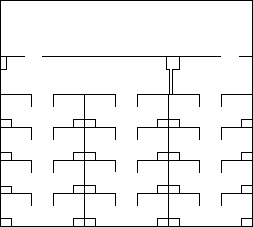
#> input picture office.jpg, 253 x 227 px
$ python pathfind.py   (Python 2 division)
#> lines starting #> are read from the running program, lines starting #| are printed output that depends on the picture; after the words box and inside, x2 and y2 are one past the last pixel; in counts of white or black regions, pixels touching at a corner belong together
import cv2 as cv
import numpy as np
import time
import Queue
from matplotlib import pyplot as plt

class pathfind():
	"""docstring for self.pathfind"""
	def __init__(self, graph,robot_radius,start,goal):
#> called with graph = 'office.jpg', robot_radius = 1, start = (176, 42), goal = (200, 130)
		self.graph = graph
		self.robot_radius = robot_radius
		self.start = start
		self.goal = goal
		self.orimg = cv.imread(self.graph)
#> self.orimg is the input picture: shape (227, 253, 3); min 0, max 255, mean 241.6
		self.img = cv.imread(self.graph, 0)
#> self.img: shape (227, 253); min 0, max 255, mean 241.6
		self.columns, self.rows = self.img.shape
#> self.columns = 227; self.rows = 253
	def threshold(self):
		for i in range(self.columns):
			for j in range(self.rows):
				if self.img[i,j]>128:
					self.img[i,j]=255
				else:
					self.img[i,j]=0
	def inflate(self):
		for i in range(self.columns):
			for j in range(self.rows):
				if self.img[i,j]==0:
					for u in [-2,-1,0,1,2]:
						for v in [-2,-1,0,1,2]:
							if(u!=0 and v!=0):
								if (((i+u)>=0)&((i+u)<self.columns)&((j+v)>=0)&((j+v)<self.rows)):
									self.orimg[i+u,j+v,1]=128
									self.img[i+u,j+v]=128
	def draw(self):
		# cv.line(self.orimg, start, goal, (255,0,0),1)
		cv.circle(self.orimg, (self.start[1],self.start[0]), 2, (0,255,0),2)
		cv.circle(self.orimg, (self.goal[1],self.goal[0]), 2, (0,0,255),2)
		font = cv.FONT_HERSHEY_SIMPLEX
		cv.putText(self.orimg, 'PathFinding', (30,200), font, 1, (0,0,0), 2)
	def get_neighbors(self,current):
		neighbors = []
		if(current[0]+1<self.columns and self.img[current[0]+1,current[1]]==255):
			neighbors.append((current[0]+1, current[1]))
		if(current[0]-1>=0 and self.img[current[0]-1,current[1]]==255):
			neighbors.append((current[0]-1, current[1]))
		if(current[1]-1>=0 and self.img[current[0],current[1]-1]==255):
			neighbors.append((current[0], current[1]-1))
		if(current[1]+1<self.rows and self.img[current[0],current[1]+1]==255):
			neighbors.append((current[0], current[1]+1))
		return neighbors
	def heuristic(self,a,b):
		return abs(a[0] - b[0]) + abs(a[1] - b[1])
	def draw_path(self):
		current = self.goal
		self.path = [current]
		while current != self.start:
			cv.line(self.orimg, (current[1],current[0]), (self.came_from[current][1],self.came_from[current][0]), (255,0,0),1)
			current = self.came_from[current]
			self.path.append(current)
		self.path.append(self.start)
		self.path.reverse()
	def pre_process(self):
		self.threshold()
#> after the loop in threshold, `for i in range(self.columns):`: self.img: shape (227, 253); 94.8% white; black in thin lines or dots
		self.inflate()
#> after the loop in inflate, `for i in range(self.columns):`:
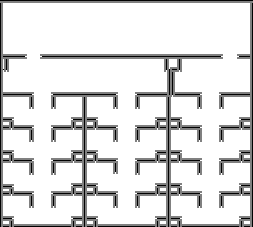
#> self.img: shape (227, 253); min 0, max 255, mean 221.9
#> after the loop in inflate, `for i in range(self.columns):`:
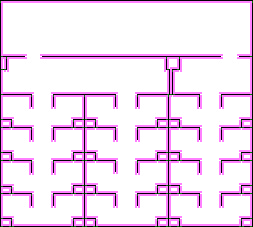
#> self.orimg: shape (227, 253, 3); 16.75% of pixels changed, all inside (x1, y1, x2, y2) = (0, 1, 253, 227)
	def post_process(self):
		self.draw()
		self.draw_path()
		self.orimg[self.start[0],self.start[1],2] = 0
		self.orimg[self.start[0],self.start[1],1] = 0
		self.orimg[self.start[0],self.start[1],0] = 255
	# [55 lines left out: functions expand, breadth_first, dijkstra, not called in this run]
					# cv.imshow('orimg', self.orimg)
					# cv.waitKey(1)

	def astar(self):
		frontier = Queue.PriorityQueue()
		frontier.put((0, self.start))
		self.came_from = {}
		cost_so_far = {}
		self.came_from[start] = None
		cost_so_far[start] = 0
		while not frontier.empty():
			current = frontier.get()[1]
			if current == goal:
				break
			neighbors = self.get_neighbors(current)
			for next in neighbors:
				new_cost = cost_so_far[current] + 1
				if next not in cost_so_far or new_cost < cost_so_far[next]:
					cost_so_far[next] = new_cost
					priority = new_cost + self.heuristic(self.goal, next)
					frontier.put((priority, next))
					self.came_from[next] = current
					self.orimg[next[0],next[1],0] = 0
					self.orimg[next[0],next[1],1] = 0
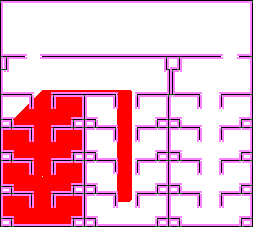
#> self.orimg: shape (227, 253, 3); 16.35% of pixels changed, all inside (x1, y1, x2, y2) = (3, 90, 132, 224)
					# cv.imshow('orimg', self.orimg)
					# cv.waitKey(1)


graph='office.jpg'
start = (176,42)
goal = (200,130)

d1 = pathfind(graph,1,start,goal)
d1.pre_process()
begin = time.time()
d1.astar()
end = time.time()
print d1.columns,d1.rows
#| 227 253

d1.post_process()
#> in draw, `cv.circle(self.orimg, (self.start[1],self.start[0]), 2, (0,255,0),2)`: self.orimg: shape (227, 253, 3); 0.06% of pixels changed, all inside (x1, y1, x2, y2) = (39, 173, 46, 180)
#> in draw, `cv.circle(self.orimg, (self.goal[1],self.goal[0]), 2, (0,0,255),2)`: self.orimg: shape (227, 253, 3); mean B, G, R 199.8, 180.2, 241.4
#> in draw, `cv.putText(self.orimg, 'PathFinding', (30,200), font, 1, (0,0,0), 2)`:
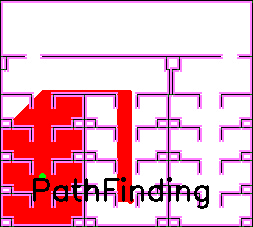
#> self.orimg: shape (227, 253, 3); mean B, G, R 196, 177.1, 235.9
#> after the loop in draw_path, `while current != self.start:`:
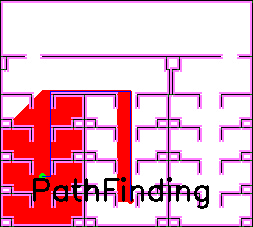
#> self.orimg: shape (227, 253, 3); 0.49% of pixels changed, all inside (x1, y1, x2, y2) = (42, 91, 131, 201)
#> after the loop in draw_path, `while current != self.start:`: self.path = 283 pairs, first value 91 to 200, second value 42 to 130

print end - begin
cv.imshow('orimg', d1.orimg)
cv.imshow('img', d1.img)
cv.waitKey(0)

$ run again, with 5-9_2.png saved as office.jpg
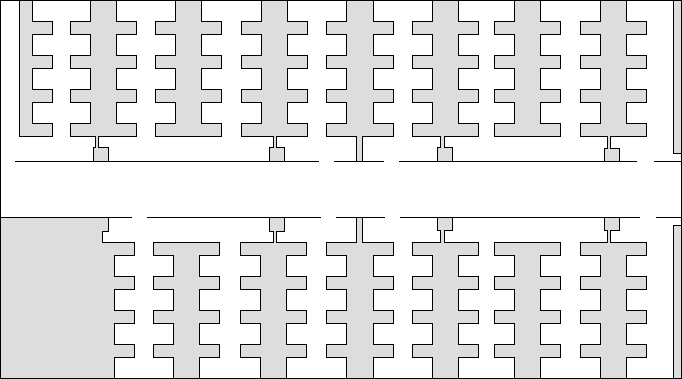
#> input picture 5-9_2.png, 682 x 379 px
#> in __init__, self.orimg is the input picture: shape (379, 682, 3); min 0, max 255, mean 229.8
#> after the loop in inflate, `for i in range(self.columns):`:
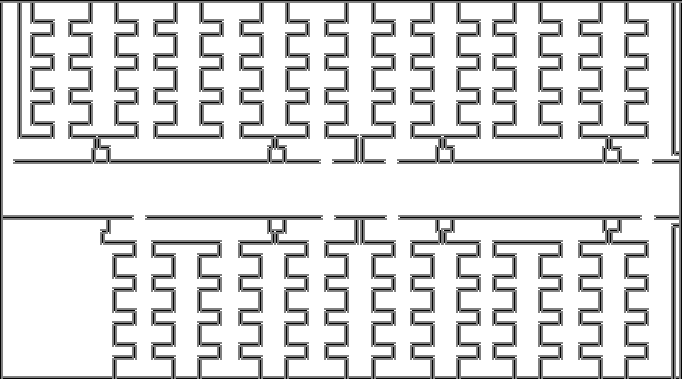
#> self.img: shape (379, 682); min 0, max 255, mean 220.1
#| 379 682
#> in draw, `cv.putText(self.orimg, 'PathFinding', (30,200), font, 1, (0,0,0), 2)`:
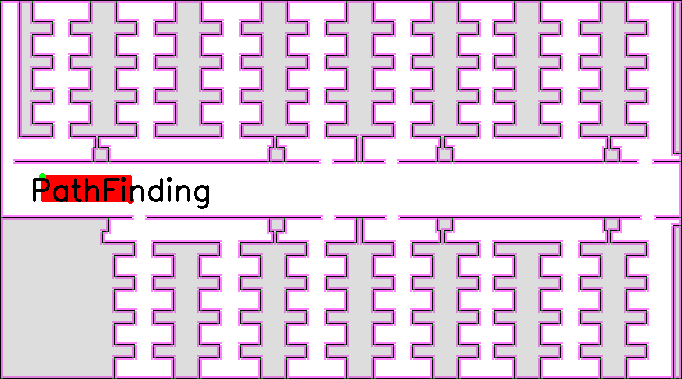
#> self.orimg: shape (379, 682, 3); mean B, G, R 226.6, 207.3, 228.4
#> after the loop in draw_path, `while current != self.start:`: self.path = 113 pairs, first value 176 to 200, second value 42 to 130
